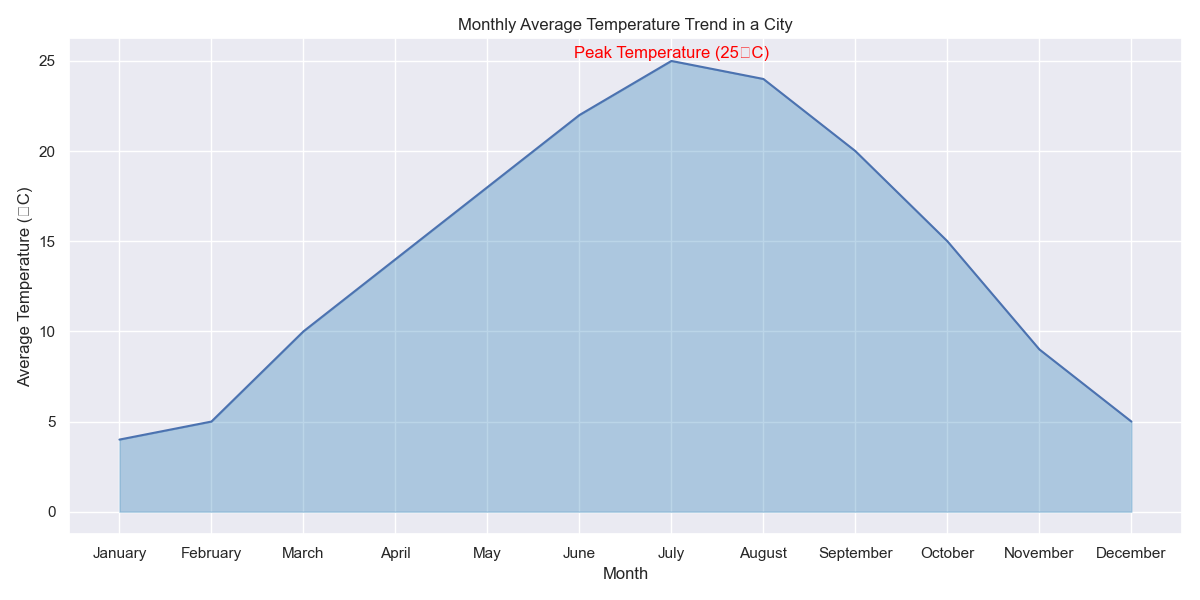

Recreate this plot in Python.

import seaborn as sns
import pandas as pd
import matplotlib.pyplot as plt

# Create a DataFrame from the data
data = {
    'Month': ['January', 'February', 'March', 'April', 'May', 'June', 'July', 
              'August', 'September', 'October', 'November', 'December'],
    'Temperature': [4, 5, 10, 14, 18, 22, 25, 24, 20, 15, 9, 5]
}
df = pd.DataFrame(data)

# Ensure that the Month column is treated as categorical with the correct order
df['Month'] = pd.Categorical(df['Month'], categories=data['Month'], ordered=True)

# Set the aesthetic style of the plots
sns.set_theme()

# Create the area chart
plt.figure(figsize=(12, 6))
area_chart = sns.lineplot(data=df, x='Month', y='Temperature', sort=False)
area_chart.fill_between(df['Month'], df['Temperature'], alpha=0.3, color='#1f77b4')

# Assign an annotation/text label on the chart for the highest average temperature
plt.text(x='July', y=25, s='Peak Temperature (25°C)', color='red', va='bottom', ha='center')

# Set chart title and labels
plt.title('Monthly Average Temperature Trend in a City')
plt.xlabel('Month')
plt.ylabel('Average Temperature (°C)')

# Finalize and show the plot
plt.tight_layout()
plt.show()
